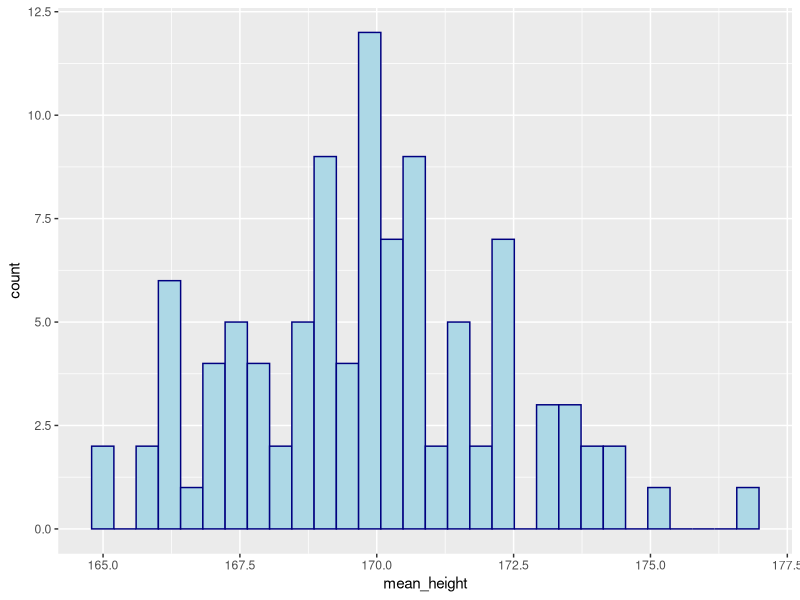
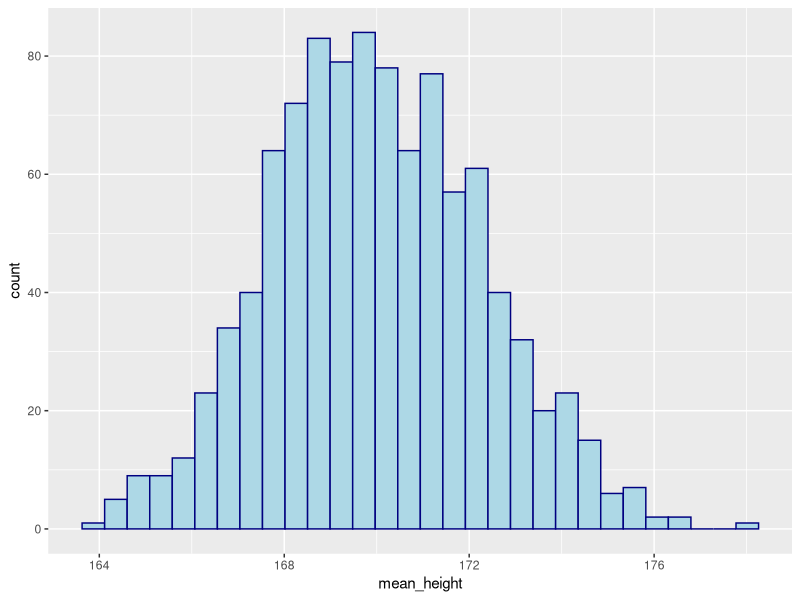
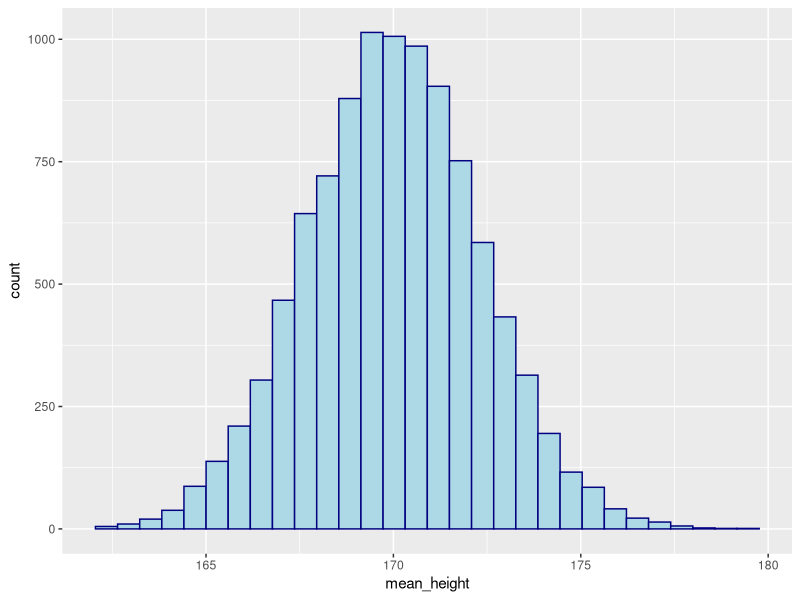
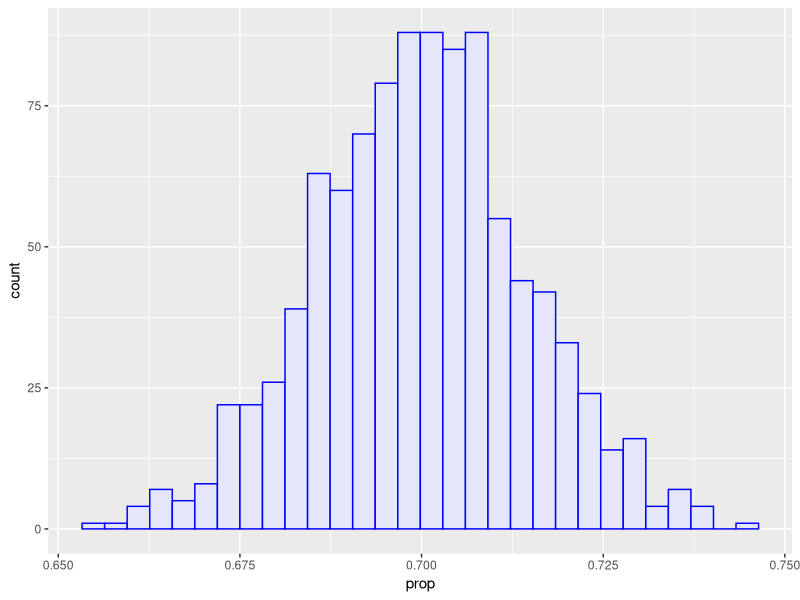
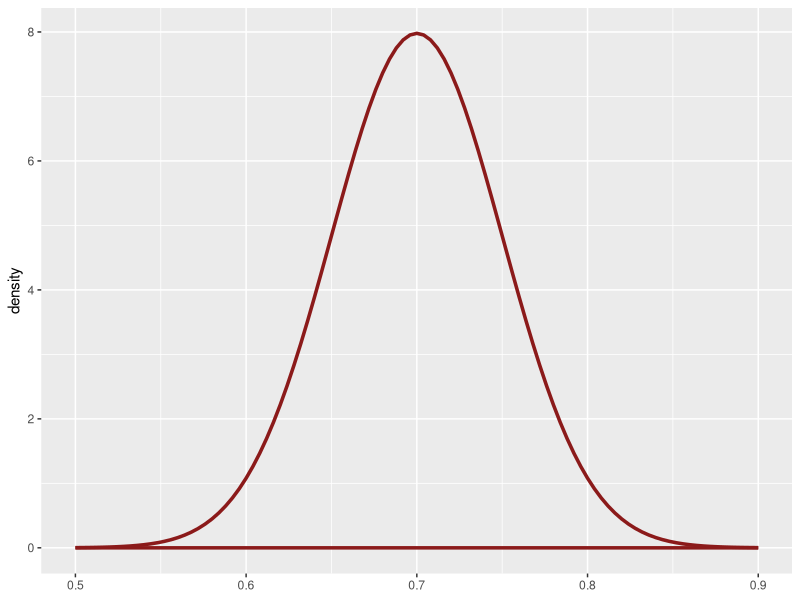
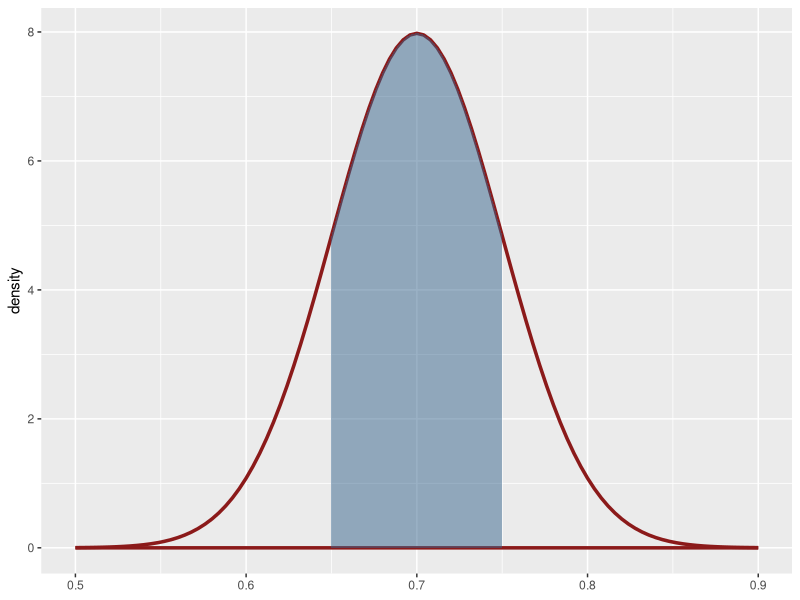
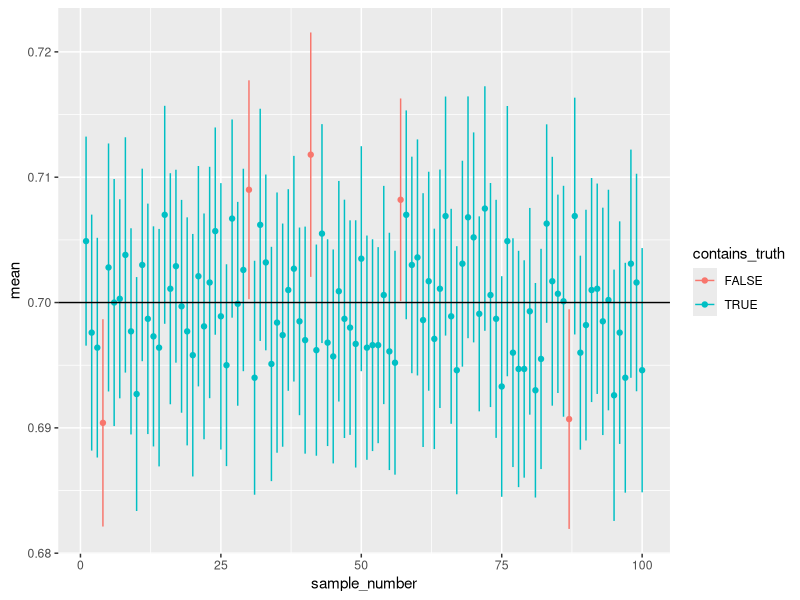
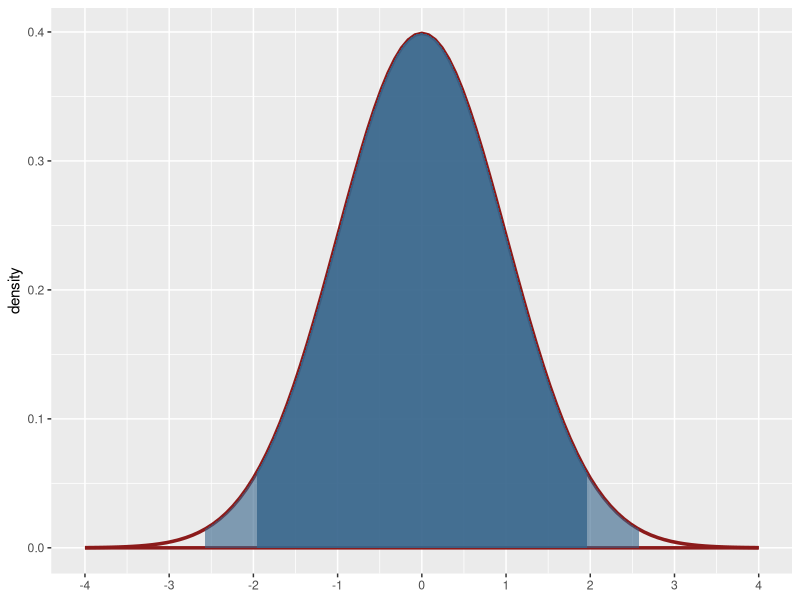

Write the R code that produced these figures, in order.
## ---- chunk 1
knitr::opts_chunk$set(echo = TRUE, message = FALSE, warning = FALSE, size = '\tiny')
library(tidyverse)
## ---- chunk 2
heights_1 <- rnorm(12, mean = 170, sd = 8)
round(heights_1, 1)
## ---- chunk 3
heights_1 <- rnorm(12, mean = 170, sd = 8)
round(heights_1, 1)
## ---- chunk 4

N <- 100 
heights_0 <- tibble()

for(i in 1:N){
  these_heights = tibble(sample = i, heights = rnorm(12, 170, 8))
  heights_0 <- bind_rows(heights_0, these_heights)
}

heights_0 %>% 
  group_by(sample) %>% 
  summarise(mean_height = mean(heights)) %>% 
  ggplot(aes(mean_height)) + geom_histogram(color = "navy", fill = "lightblue")

## ---- chunk 5

N <- 1000
heights <- tibble()

for(i in 1:N){
  these_heights = tibble(sample = i, heights = rnorm(12, 170, 8))
  heights <- bind_rows(heights, these_heights)
}

heights %>% 
  group_by(sample) %>% 
  summarise(mean_height = mean(heights)) %>% 
  ggplot(aes(mean_height)) + geom_histogram(color = "navy", fill = "lightblue")

## ---- chunk 6

N <- 10000
heights_2 <- tibble()

for(i in 1:N){
  these_heights = tibble(sample = i, heights = rnorm(12, 170, 8))
  heights_2 <- bind_rows(heights_2, these_heights)
}

heights_2 %>% 
  group_by(sample) %>% 
  summarise(mean_height = mean(heights)) %>% 
  ggplot(aes(mean_height)) + geom_histogram(color = "navy", fill = "lightblue")

## ---- chunk 7
possible_outcomes <- c("Y", "N")
samp <- sample(possible_outcomes, 100, replace = TRUE, prob = c(0.7, 0.3))
samp
## ---- chunk 8
possible_outcomes <- c("Y", "N")
set.seed(704)
res <- tibble(sample = 1:1000, prop = NA)
for (i in 1:1000) {
  samp <- sample(possible_outcomes, 1000, replace = TRUE, prob = c(0.7, 0.3))
  res$prop[i] <- sum(samp=="Y")/1000
}
res |> 
  ggplot(aes(prop)) + geom_histogram(color = "blue", fill = "lavender")

## ---- chunk 9
ggplot() +
  stat_function(fun = dnorm,
                geom = "area",
                args = list(
                  mean = 0.7,
                  sd = 0.05
                ),
                fill = NA, color = "firebrick4", alpha = 0.4, lwd = 1.2) +
  scale_x_continuous(limits = c(0.5,0.9), breaks = seq(0, 1, by = 0.1))+
  ylab("density") 
## ---- chunk 10
ggplot() +
  stat_function(fun = dnorm,
                geom = "area",
                args = list(
                  mean = 0.7,
                  sd = 0.05
                ),
                fill = NA, color = "firebrick4", alpha = 0.4, lwd = 1.2) +
  scale_x_continuous(limits = c(0.5,0.9), breaks = seq(0, 1, by = 0.1))+
  ylab("density") +
  stat_function(
    fun = dnorm,
    geom = "area",
    fill = "steelblue4",
    alpha = 0.5,
    args = list(
                  mean = 0.7,
                  sd = 0.05
                ),
    xlim = c(0.65, 0.75)
  )
## ---- chunk 11
set.seed(70)
res <- tibble(sample_number = rep(1:100, each = 100), 
              sample = rep(1:100, times = 100), prop = NA)
for(j in 1:100){
  for (i in 1:100) {
  samp <- sample(possible_outcomes, 100, replace = TRUE, prob = c(0.7, 0.3))
  res$prop[res$sample_number==j&res$sample==i] <- sum(samp=="Y")/100
}
}
res |> 
  group_by(sample_number) |> 
  summarize(mean = mean(prop),
         se = sd(prop)/10) |> 
  mutate(contains_truth = ifelse((mean -  1.96*se>0.7)|(mean +  1.96*se<0.7 ), FALSE, TRUE)) |> 
  ggplot(aes(sample_number, mean, color = contains_truth)) + 
  geom_point()+
  geom_errorbar(width = NA, aes(ymin = mean - 1.96*se, ymax = mean + 1.96*se))+
  geom_hline(yintercept = 0.7)
## ---- chunk 12
ggplot() +
  stat_function(fun = dnorm,
                geom = "area",
                args = list(
                  mean = 0,
                  sd = 1
                ),
                fill = NA, color = "firebrick4", alpha = 0.4, lwd = 1.2) +
  scale_x_continuous(limits = c(-4,4), breaks = -4:4)+
  ylab("density")+
  stat_function(
    fun = dnorm,
    geom = "area",
    fill = "steelblue4",
    alpha = 0.8,
    args = list(
                  mean = 0,
                  sd = 1
                ),
    xlim = c(-1.96, 1.96)
  ) +
  stat_function(
    fun = dnorm,
    geom = "area",
    fill = "steelblue4",
    alpha = 0.6,
    args = list(
                  mean = 0,
                  sd = 1
                ),
    xlim = c(-2.58, 2.58)
  )
## ---- chunk 13
qnorm(0.025)
qnorm(0.005)
## ---- chunk 14
ggplot() +
  stat_function(
    fun = dnorm,
    geom = "area",
    color = "black",
    aes(fill = "normal"),
    alpha = .2,
    args = list(
                  mean = 0,
                  sd = 1
                ))+
  stat_function(
    fun = dt,
    geom = "area",
    color = "black",
   aes(fill = "t with df = 5"),
    alpha = .2,
    args = list(
                  df = 5
                ))+
  scale_x_continuous(limits = c(-5, 5))+
  scale_fill_brewer(name = "", palette = "Set1")
## ---- chunk 15
ggplot() +
  stat_function(
    fun = dt,
    geom = "area",
    color = "black",
    aes(fill = "t with df = 1"),
    alpha = .2,
    args = list(
                  df = 1
                ))+
  stat_function(
    fun = dt,
    geom = "area",
    color = "black",
   aes(fill = "t with df = 20"),
    alpha = .2,
    args = list(
                  df = 20
                ))+
  stat_function(
    fun = dt,
    geom = "area",
    color = "black",
   aes(fill = "t with df = 5"),
    alpha = .2,
    args = list(
                  df = 5
                ))+
  scale_x_continuous(limits = c(-5, 5))+
  scale_fill_brewer(name = "", palette = "Set1")
## ---- chunk 16
ggplot() +
  stat_function(fun = dt,
                geom = "area",
                args = list(
                  df = 10
                ),
                fill = NA, color = "firebrick4", alpha = 0.4, lwd = 1.2) +
  scale_x_continuous(limits = c(-4,4), breaks = -4:4)+
  ylab("density")+
  stat_function(
    fun = dt,
    geom = "area",
    fill = "steelblue4",
    alpha = 0.8,
    args = list(
                  df =10 
                ),
    xlim = c(-1, 1)
  ) +
  stat_function(
    fun = dt,
    geom = "area",
    fill = "steelblue4",
    alpha = 0.6,
    args = list(
                 df = 10
                ),
    xlim = c(-2, 2)
  )
## ---- chunk 17
pnorm(1) - pnorm(-1)
pt(1, df = 5) - pt(-1, df = 5)
## ---- chunk 18
pt(-2.1, df = 18)
## ---- chunk 19
qt(0.025, df = 18)
## ---- chunk 20
n <- 19
x_bar <- 400
se <- 20/sqrt(n)
df <- n - 1
t_star <- qt(0.025, df = 18)

x_bar - t_star*se
x_bar + t_star*se
## ---- chunk 21
mu <- 380
x_bar <- 400
se <- 20/sqrt(n)
df <- n - 1

T_score <- (x_bar-mu)/se
T_score
pt(-1*T_score, df = 18)*2
#alternatively
(1-pt(T_score, df = 18))*2
#or
1-pt(T_score, df = 18)+pt(-1*T_score, df = 18)
